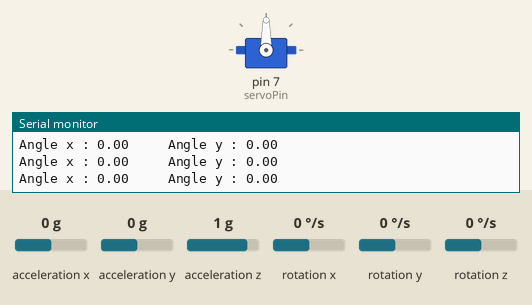
Simulated run of this sketch. Board: Arduino Uno, built with avr-gcc and run on an emulated ATmega328P. Parts: servo, the last lines printed to the serial monitor. Wiring (inferred from the names in the program): MPU-6050 motion sensor at I2C address 0x68. The inputs (shaded band) are chosen by the test bench; at power-on: acceleration y 0 g, acceleration x 0 g, acceleration z 1 g, rotation x 0 °/s, rotation y 0 °/s, rotation z 0 °/s.

Above: at 1.2 s.
1.3 s: acceleration y set to -0.3 g
4.3 s: acceleration y set to -0.6 g
At 5.1 s:
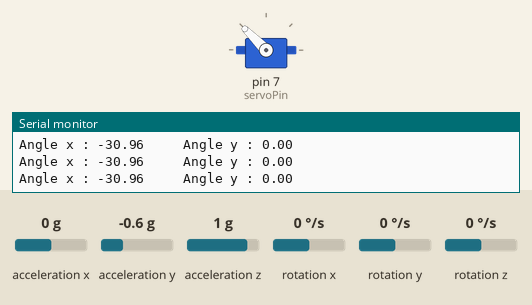
5.8 s: acceleration y set to 0.8 g
At 7.0 s:
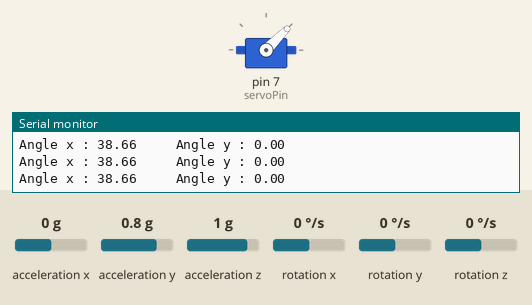
7.3 s: acceleration y set to -1.4 g
At 7.8 s:
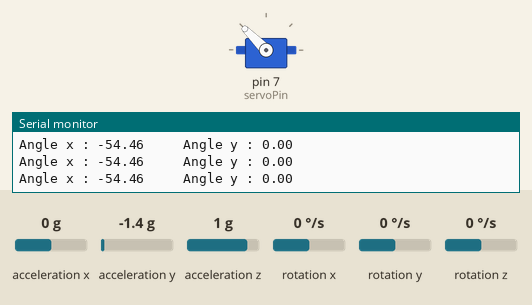
8.8 s: acceleration y set to 1.4 g
At 9.8 s:
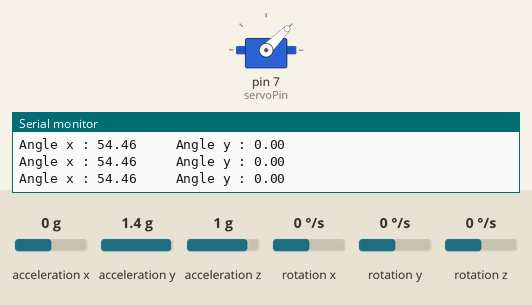
Timing chart, 0 to 11.3 s (numbered marks = the images above; inputs shaded):
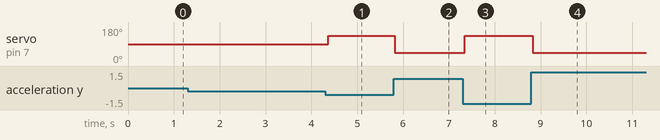

The sketch:

sketch_nov19a.ino
```cpp
#include<Wire.h>
#include<Servo.h>
Servo myservo;
int servoPin=7;
int led=5;

const int MPU_ADDR = 0x68;    // I2C통신을 위한 MPU6050의 주소
int16_t AcX, AcY, AcZ, Tmp, GyX, GyY, GyZ;   // 가속도(Acceleration)와 자이로(Gyro)
double angleAcX;
double angleAcY;
// double angleAcZ;
const double RADIAN_TO_DEGREE = 180 / 3.14159;
void setup() {
  initSensor();
  Serial.begin(9600);
  myservo.attach(servoPin);

}

void loop() {
  getAngleXY();
  Serial.print("Angle x : ");
  Serial.print(angleAcX);
  Serial.print("\t\t Angle y : ");
  Serial.println(angleAcY);
  delay(1);

  if(angleAcX<-26){
    myservo.write(135);
    delay(15);
  }
  if(angleAcX<1&&angleAcX>-1){
    myservo.write(90);
    delay(15);
  }
  if(angleAcX>26){
    myservo.write(45);
    delay(15);
  }

}

double getAngleXY() {
  getData();
  // 삼각함수를 이용한 롤(Roll)의 각도 구하기
  angleAcX = atan(AcY / sqrt(pow(AcX, 2) + pow(AcZ, 2)));
  angleAcX *= RADIAN_TO_DEGREE;
  // 삼각함수를 이용한 피치(Pitch)의 각도 구하기
  angleAcY = atan(-AcX / sqrt(pow(AcY, 2) + pow(AcZ, 2)));
  angleAcY *= RADIAN_TO_DEGREE;
  // angleAcZ값(Yaw)은 아래의 삼각함수 공식은 있으나, 가속도 센서만 이용해서는 원하는 데이터를 얻을 수 없어 생략
// angleAcZ = atan(sqrt(pow(AcX, 2) + pow(AcY, 2)) / AcZ );
// angleAcZ *= RADIAN_TO_DEGREE;
}

void initSensor() {
  Wire.begin();
  Wire.beginTransmission(MPU_ADDR);   // I2C 통신용 어드레스(주소)
  Wire.write(0x6B);    // MPU6050과 통신을 시작하기 위해서는 0x6B번지에
  Wire.write(0);
  Wire.endTransmission(true);
}

void getData() {
  Wire.beginTransmission(MPU_ADDR);
  Wire.write(0x3B);   // AcX 레지스터 위치(주소)를 지칭합니다
  Wire.endTransmission(false);
  Wire.requestFrom(MPU_ADDR, 14, true);  // AcX 주소 이후의 14byte의 데이터를 요청
  AcX = Wire.read() << 8 | Wire.read(); //두 개의 나뉘어진 바이트를 하나로 이어 붙여서 각 변수에 저장
  AcY = Wire.read() << 8 | Wire.read();
  AcZ = Wire.read() << 8 | Wire.read();
  Tmp = Wire.read() << 8 | Wire.read();
  GyX = Wire.read() << 8 | Wire.read();
  GyY = Wire.read() << 8 | Wire.read();
  GyZ = Wire.read() << 8 | Wire.read();
}
```

Measured:
- the behaviour switches between -0.4 and -0.5 g on acceleration y (found by bisection; images 0 and 1)
- after the input at 4.3 s, servo on pin 7 (servoPin): 90° → 135° after 0.07 s
- after the input at 5.8 s, servo on pin 7 (servoPin): 135° → 45° at once
- after the input at 7.3 s, servo on pin 7 (servoPin): 45° → 135° at once
- after the input at 8.8 s, servo on pin 7 (servoPin): 135° → 45° at once
